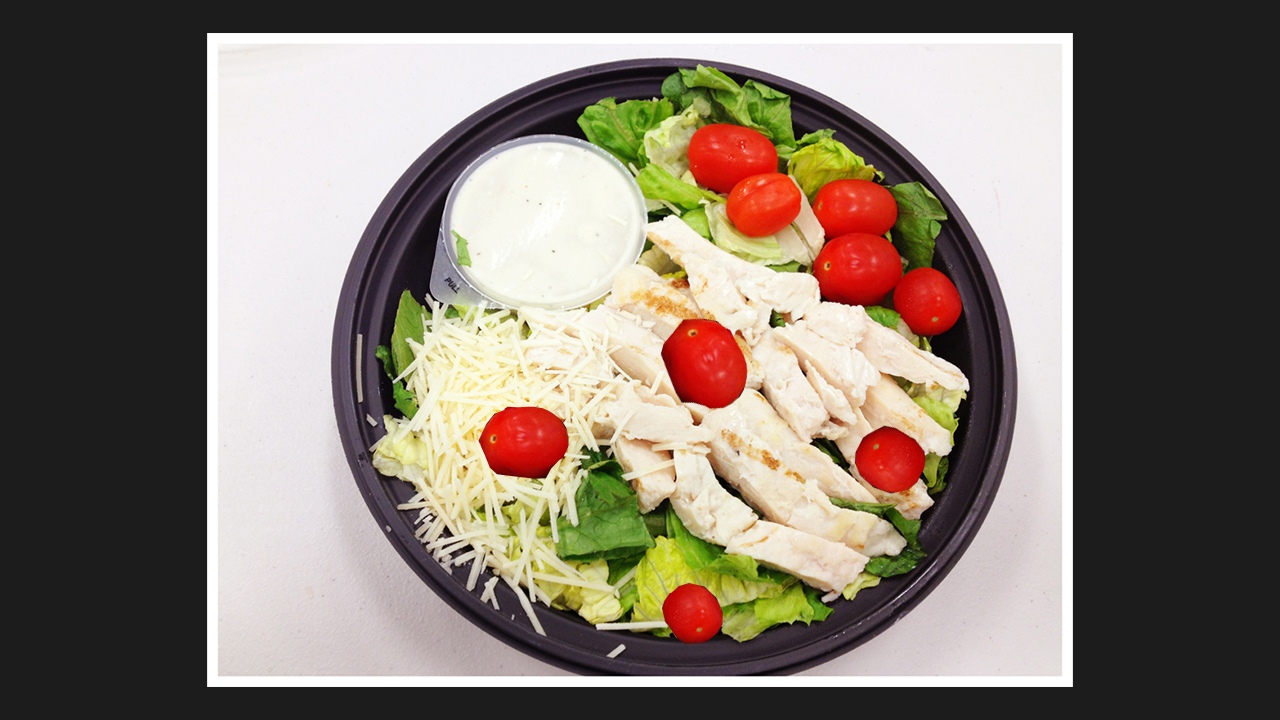
#> input picture salad.jpg, 1280 x 720 px
$ python main.py
#> lines starting #> are read from the running program, lines starting #| are printed output that depends on the picture; after the words box and inside, x2 and y2 are one past the last pixel; in counts of white or black regions, pixels touching at a corner belong together
#Importing libraries
import cv2
import numpy as np
from time import sleep

n=0
img=cv2.imread("salad.jpg")
#> img is the input picture: shape (720, 1280, 3); mean B, G, R 108.4, 118.7, 128.7

#Blurring
blur = cv2.bilateralFilter(img,9,75,75)

#Converting to HSV
hsv=cv2.cvtColor(blur,cv2.COLOR_BGR2HSV)
#> hsv: shape (720, 1280, 3); mean H, S, V 45.6, 35.9, 130.2

#Applying the mask, for the red color range, to the original image
lower=np.array([0,200,200])
upper=np.array([9,255,255])
mask=cv2.inRange(hsv,lower,upper)
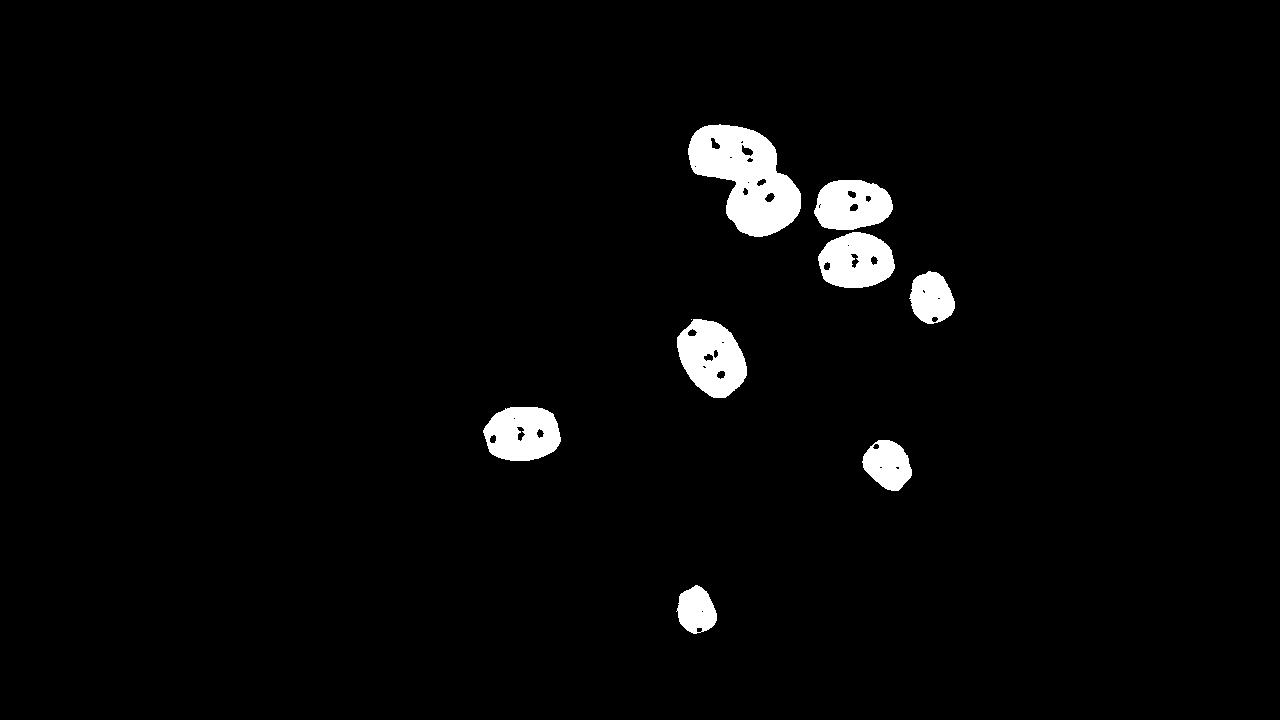
#> mask: shape (720, 1280); 2.8% white; 9 white regions (1 under 20 px), largest, box (x1, y1, x2, y2) and area: (688, 124, 801, 237) 7458, (677, 319, 747, 398) 3772, (483, 407, 561, 461) 3263
result=cv2.bitwise_and(img,img,mask=mask)
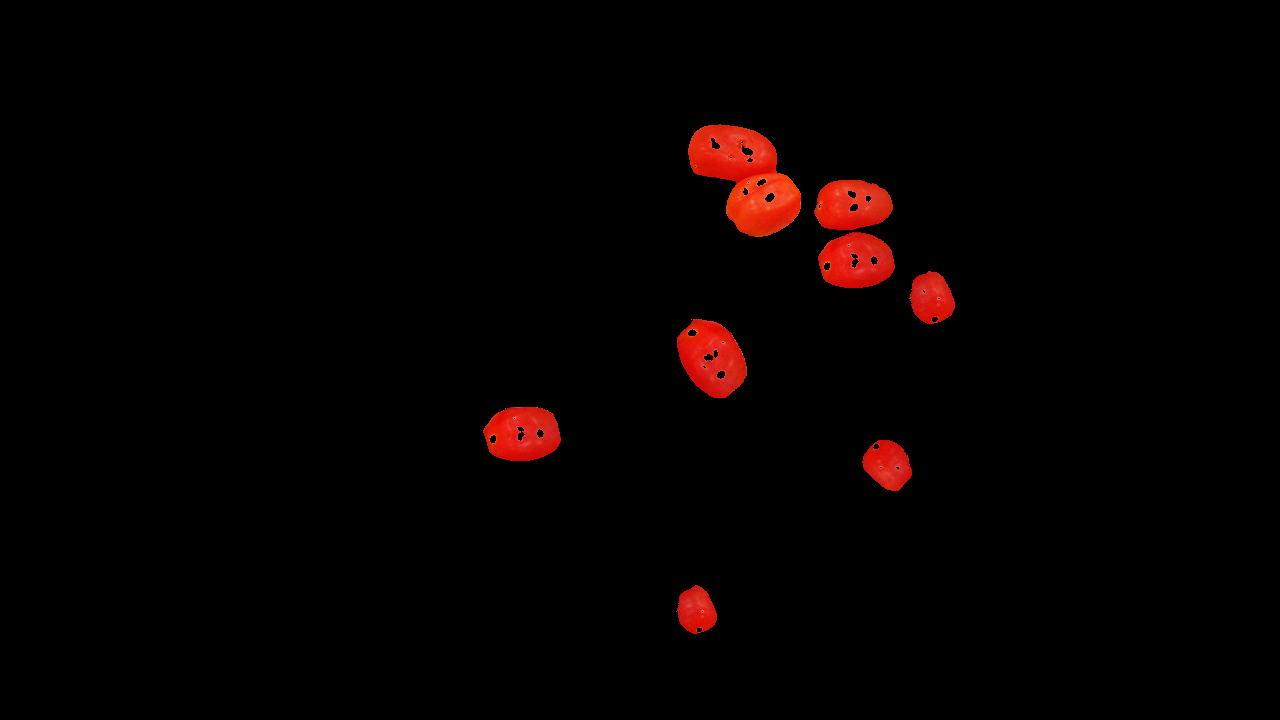
#> result: shape (720, 1280, 3); mean B, G, R 0.5, 1, 6.2

#Converting to grayscale
gray=cv2.cvtColor(result,cv2.COLOR_BGR2GRAY)

#Blurring
blur=cv2.GaussianBlur(gray,(7,7),3)
#> blur: shape (720, 1280)

#Detecting and drawing contours
canny=cv2.Canny(blur,50,50)
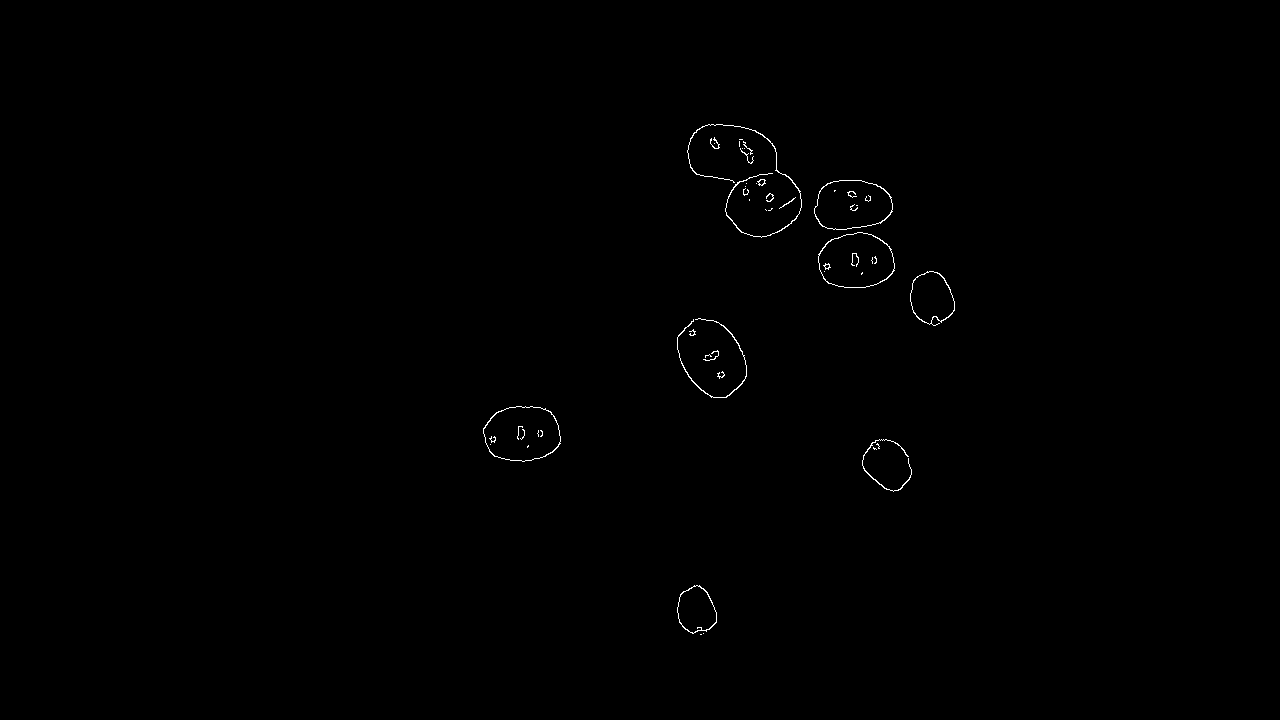
#> canny: shape (720, 1280); 0.28% white in thin lines or dots, all inside (x1, y1, x2, y2) = (483, 124, 955, 635)
cnt,h=cv2.findContours(canny,cv2.RETR_EXTERNAL,cv2.CHAIN_APPROX_NONE)
#> cnt = 34 contours, 25 with area under 20; largest, box (x1, y1, x2, y2) and area: (483, 406, 561, 462) 3386, (818, 232, 895, 288) 3328, (814, 180, 893, 230) 3100, (910, 271, 955, 326) 1727, (677, 585, 717, 634) 1386; h = 34 rows, first 6: [1, -1, -1, -1], [2, 0, -1, -1], [3, 1, -1, -1], [4, 2, -1, -1], [5, 3, -1, -1], [6, 4, -1, -1]
for c in cnt:
	area=cv2.contourArea(c)
	if area>20:
		cv2.drawContours(img,c,-1,(255,0,0),3)
		n+=1
#> this loop made 34 passes
#> area on passes 3, 6, 7, 12, 13, 14, 24, 25, 34: 1386, 51.5, 3386, 78, 1727, 3327.5, 3099.5, 31.5, 91.5
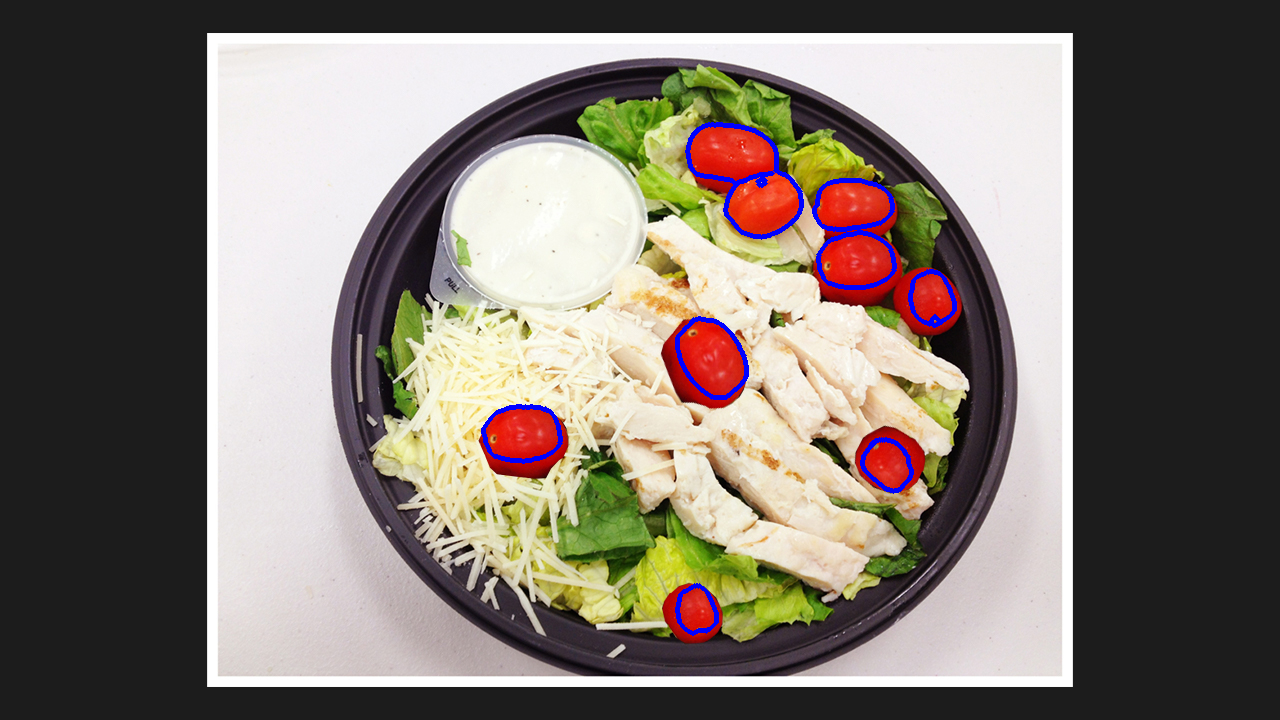
#> img: shape (720, 1280, 3); 0.89% of pixels changed, all inside (x1, y1, x2, y2) = (481, 122, 957, 636)
#> after the loop, n = 9

#Printing the number of contours found
print("n:"+str(n))
#| n:9

#Displaying the final image with contours
cv2.imshow("img",img)
cv2.waitKey(0)
